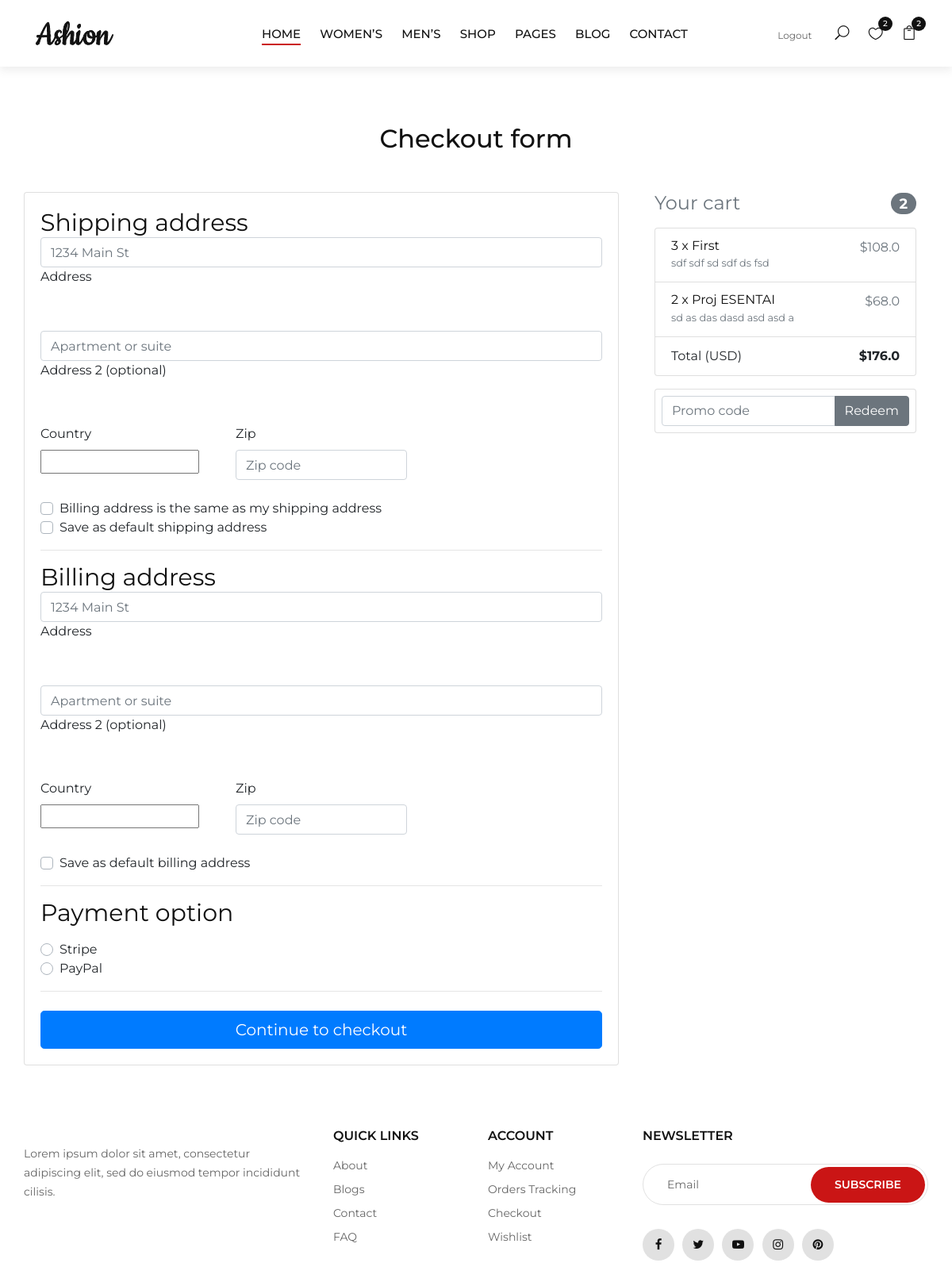
Screenshot of /checkout/ (signed in) with the database file from the repository.
### core/models.py (models this page shows, shortened)
class Order(models.Model):
    user = models.ForeignKey(settings.AUTH_USER_MODEL,
                             on_delete=models.CASCADE)
    ref_code = models.CharField(max_length=20, blank=True, null=True)
    items = models.ManyToManyField(OrderItem)
    start_date = models.DateTimeField(auto_now_add=True)
    ordered_date = models.DateTimeField()
    ordered = models.BooleanField(default=False)
    shipping_address = models.ForeignKey(
        'Address', related_name='shipping_address', on_delete=models.SET_NULL, blank=True, null=True)
    billing_address = models.ForeignKey(
        'Address', related_name='billing_address', on_delete=models.SET_NULL, blank=True, null=True)
    payment = models.ForeignKey(
        'Payment', on_delete=models.SET_NULL, blank=True, null=True)
    coupon = models.ForeignKey(
        'Coupon', on_delete=models.SET_NULL, blank=True, null=True)
    being_delivered = models.BooleanField(default=False)
    received = models.BooleanField(default=False)
    refund_requested = models.BooleanField(default=False)
    refund_granted = models.BooleanField(default=False)
    '''
    1. Item added to cart
    2. Adding a billing address
    (Failed checkout)
    3. Payment
    (Preprocessing, processing, packaging etc.)
    4. Being delivered
    5. Received
    6. Refunds
    '''
    def get_total(self):
        total = 0
        for order_item in self.items.all():
            total += order_item.get_final_price()
        if self.coupon:
            total -= self.coupon.amount
        return total

class OrderItem(models.Model):
    user =  models.ForeignKey(settings.AUTH_USER_MODEL,on_delete=models.CASCADE)
    ordered = models.BooleanField(default = False)
    item = models.ForeignKey(Item, on_delete=models.CASCADE)
    quantity = models.IntegerField(default=1)
    def get_total_item_price(self):
        return self.quantity * self.item.price
    def get_total_discount_item_price(self):
        return self.quantity * self.item.discount_price
    def get_final_price(self):
        if self.item.discount_price:
            return self.get_total_discount_item_price()
        return self.get_total_item_price()

class Item(models.Model):
    title = models.CharField(max_length=1000)
    price = models.FloatField()
    img = models.ImageField(upload_to='db_img/', blank=True)
    discount_price = models.FloatField(blank=True, null=True)
    category = models.CharField(choices=CATEGORY_CHOICES, max_length=2)
    label = models.CharField(choices=LABEL_CHOICES, max_length=1)
    slug = models.SlugField()
    description = models.TextField()

### core/views.py (the view, shortened to what this page needs)
# urls.py: path('checkout/', CheckoutView.as_view(), name = 'checkout'),
class CheckoutView(View):
    def get(self, *args, **kwargs):
        try:
            order = Order.objects.get(user=self.request.user, ordered=False)
            form = CheckoutForm()
            context = {
                'form': form,
                'couponform': CouponForm(),
                'order': order,
                'DISPLAY_COUPON_FORM': True
            }
            shipping_address_qs = Address.objects.filter(
                user=self.request.user,
                address_type='S',
                default=True
            )
            if shipping_address_qs.exists():
                context.update(
                    {'default_shipping_address': shipping_address_qs[0]})
            billing_address_qs = Address.objects.filter(
                user=self.request.user,
                address_type='B',
                default=True
            )
            if billing_address_qs.exists():
                context.update(
                    {'default_billing_address': billing_address_qs[0]})
            return render(self.request, "checkout.html", context)
        except ObjectDoesNotExist:
            messages.info(self.request, "You do not have an active order")
            return redirect("core:checkout")

### core/forms.py
class CheckoutForm(forms.Form):
    shipping_address = forms.CharField(required=False)
    shipping_address2 = forms.CharField(required=False)
    shipping_country = CountryField(blank_label='(select country)').formfield(
        required=False,
        widget=CountrySelectWidget(attrs={
            'class': 'custom-select d-block w-100',
        }))
    shipping_zip = forms.CharField(required=False)
    billing_address = forms.CharField(required=False)
    billing_address2 = forms.CharField(required=False)
    billing_country = CountryField(blank_label='(select country)').formfield(
        required=False,
        widget=CountrySelectWidget(attrs={
            'class': 'custom-select d-block w-100',
        }))
    billing_zip = forms.CharField(required=False)
    same_billing_address = forms.BooleanField(required=False)
    set_default_shipping = forms.BooleanField(required=False)
    use_default_shipping = forms.BooleanField(required=False)
    set_default_billing = forms.BooleanField(required=False)
    use_default_billing = forms.BooleanField(required=False)
    payment_option = forms.ChoiceField(
        widget=forms.RadioSelect, choices=PAYMENT_CHOICES)

class CouponForm(forms.Form):
    code = forms.CharField(widget=forms.TextInput(attrs={
        'class': 'form-control',
        'placeholder': 'Promo code',
        'aria-label': 'Recipient\'s username',
        'aria-describedby': 'basic-addon2'
    }))

### core/templatetags/cart_template_tags.py (called while the page is built)
@register.filter
def cart_item_count(user):
    if user.is_authenticated:
        qs = Order.objects.filter(user=user, ordered=False)
        if qs.exists():
            return qs[0].items.count()
    return 0

### templates/checkout.html (shortened to what this page needs)
{% extends "base.html" %}
{% load crispy_forms_tags %}
{% block content %}
  <main >
    <div class="container wow fadeIn">
      <h2 class="my-5 h2 text-center">Checkout form</h2>
      <div class="row">
        <div class="col-md-8 mb-4">
          <div class="card">
            <form method="POST" class="card-body">
              <h3>Shipping address</h3>
              <div class='hideable_shipping_form'>
                <div class="md-form mb-5">
                  <input type='text' placeholder='1234 Main St' id='shipping_address' name='shipping_address' class='form-control' />
                  <label for="shipping_address" class="">Address</label>
                </div>
                <div class="md-form mb-5">
                  <input type='text' placeholder='Apartment or suite' id='shipping_address2' name='shipping_address2' class='form-control' />
                  <label for="shipping_address2" class="">Address 2 (optional)</label>
                </div>
                <div class="row">
                  <div class="col-lg-4 col-md-12 mb-4">
                    <label for="country">Country</label>
                    {{ form.shipping_country }}
                  </div>
                  <div class="col-lg-4 col-md-6 mb-4">
                    <label for="shipping_zip">Zip</label>
                    <input type='text' placeholder='Zip code' id='shipping_zip' name='shipping_zip' class='form-control' />
                  </div>
                </div>
                <div class="custom-control custom-checkbox">
                  <label class="custom-control-label" for="same_billing_address">Billing address is the same as my shipping address</label>
                </div>
                <div class="custom-control custom-checkbox">
                  <label class="custom-control-label" for="set_default_shipping">Save as default shipping address</label>
                </div>
              </div>
              <hr>
              <h3>Billing address</h3>
              <div class='hideable_billing_form'>
                <div class="md-form mb-5">
                  <input type='text' placeholder='1234 Main St' id='billing_address' name='billing_address' class='form-control' />
                  <label for="billing_address" class="">Address</label>
                </div>
                <div class="md-form mb-5">
                  <input type='text' placeholder='Apartment or suite' id='billing_address2' name='billing_address2' class='form-control' />
                  <label for="billing_address2" class="">Address 2 (optional)</label>
                </div>
                <div class="row">
                  <div class="col-lg-4 col-md-12 mb-4">
                    <label for="country">Country</label>
                    {{ form.billing_country }}
                  </div>
                  <div class="col-lg-4 col-md-6 mb-4">
                    <label for="billing_zip">Zip</label>
                    <input type='text' placeholder='Zip code' id='billing_zip' name='billing_zip' class='form-control' />
                  </div>
                </div>
                <div class="custom-control custom-checkbox">
                  <label class="custom-control-label" for="set_default_billing">Save as default billing address</label>
                </div>
              </div>
              <hr>
              <h3>Payment option</h3>
              <div class="d-block my-3">
                {% for value, name in form.fields.payment_option.choices %}
                <div class="custom-control custom-radio">
                  <label class="custom-control-label" for="{{ name }}">{{ name }}</label>
                </div>
                {% endfor %}
              </div>
              <hr class="mb-4">
              <button class="btn btn-primary btn-lg btn-block" type="submit">Continue to checkout</button>
            </form>
          </div>
        </div>
        <div class="col-md-4 mb-4">
          {% include "order_snippet.html" %}
        </div>
      </div>
    </div>
  </main>
{% endblock content %}

### templates/navbar.html (shortened to what this page needs)
{% load cart_template_tags %}
{%  load static %}
<header class="header">
        <div class="container-fluid">
            <div class="row">
                <div class="col-xl-3 col-lg-2">
                    <div class="header__logo">
                        <a href="./index.html"><img src="{% static 'img/logo.png' %}" alt=""></a>
                    </div>
                </div>
                <div class="col-xl-6 col-lg-7">
                    <nav class="header__menu">
                        <ul>
                            <li class="active"><a href="/">Home</a></li>
                            <li><a href="#">Women’s</a></li>
                            <li><a href="#">Men’s</a></li>
                            <li><a href="./shop.html">Shop</a></li>
                            <li><a href="#">Pages</a>
                            </li>
                            <li><a href="./blog.html">Blog</a></li>
                            <li><a href="./contact.html">Contact</a></li>
                        </ul>
                    </nav>
                </div>
                <div class="col-lg-3">
                    <div class="header__right">
                        {% if request.user.is_authenticated %}
                        <div class="header__right__auth">
                            <a href="{% url 'account_logout' %}">Logout</a>
                        </div>
                        <ul class="header__right__widget">
                            <li><span class="icon_search search-switch"></span></li>
                            <li><a href="#"><span class="icon_heart_alt"></span>
                                <div class="tip">2</div>
                            </a></li>
                            <li><a href="{% url 'core:order-summary' %}"><span class="icon_bag_alt"></span>
                                <div class="tip">{{ request.user|cart_item_count }} </div>
                            </a></li>
                        </ul>
                        {% else %}
                        <div class="header__right__auth">
                            <a href="{% url 'account_login' %}">Login</a>
                            <a href="{% url 'account_signup' %}">Register</a>
                        </div>
                        {% endif %}
                    </div>
                </div>
            </div>
        </div>
    </header>

### templates/order_snippet.html (shortened to what this page needs)
<div class="col-md-12 mb-4">
    <h4 class="d-flex justify-content-between align-items-center mb-3">
    <span class="text-muted">Your cart</span>
    <span class="badge badge-secondary badge-pill">{{ order.items.count }}</span>
    </h4>
    <ul class="list-group mb-3 z-depth-1">
    {% for order_item in order.items.all %}
    <li class="list-group-item d-flex justify-content-between lh-condensed">
        <div>
        <h6 class="my-0">{{ order_item.quantity }} x {{ order_item.item.title}}</h6>
        <small class="text-muted">{{ order_item.item.description}}</small>
        </div>
        <span class="text-muted">${{ order_item.get_final_price }}</span>
    </li>
    {% endfor %}
    <li class="list-group-item d-flex justify-content-between">
        <span>Total (USD)</span>
        <strong>${{ order.get_total }}</strong>
    </li>
    </ul>
    {% if DISPLAY_COUPON_FORM %}
    <form class="card p-2" action="{% url 'core:add-coupon' %}" method="POST">
        <div class="input-group">
            {{ couponform.code }}
            <div class="input-group-append">
            <button class="btn btn-secondary btn-md waves-effect m-0" type="submit">Redeem</button>
            </div>
        </div>
    </form>
    {% endif %}
</div>

### static_in_env/css/style.css (style rules this page uses)
html, body { height: 100%; font-family: "Montserrat", sans-serif; -webkit-font-smoothing: antialiased; }
h1, h2, h3, h4, h5, h6 { margin: 0; color: #111111; font-weight: 400; font-family: "Montserrat", sans-serif; }
h2 { font-size: 36px; }
h3 { font-size: 30px; }
h4 { font-size: 24px; }
h6 { font-size: 16px; }
img { max-width: 100%; }
ul, ol { padding: 0; margin: 0; }
.header { background: #ffffff; -webkit-box-shadow: 0px 5px 10px rgba(91, 91, 91, 0.1); box-shadow: 0px 5px 10px rgba(91, 91, 91, 0.1); }
.header__logo { padding: 26px 0; }
.header__logo a { display: inline-block; }
.header__menu { padding: 30px 0 27px; }
.header__menu ul li { list-style: none; display: inline-block; margin-right: 40px; position: relative; }
.header__menu ul li.active a:after { -webkit-transform: scale(1); -ms-transform: scale(1); transform: scale(1); }
.header__menu ul li:last-child { margin-right: 0; }
.header__menu ul li a { font-size: 15px; text-transform: uppercase; color: #111111; font-weight: 500; display: block; padding: 2px 0; position: relative; }
.header__menu ul li a:after { position: absolute; left: 0; bottom: 0; width: 100%; height: 2px; background: #ca1515; content: ""; -webkit-transition: all, 0.5s; -o-transition: all, 0.5s; transition: all, 0.5s; -webkit-transform: scale(0); -ms-transform: scale(0); transform: scale(0); }
.header__right { text-align: right; padding: 30px 0 27px; }
.header__right__auth { display: inline-block; margin-right: 25px; }
.header__right__auth a { font-size: 12px; color: #666666; position: relative; margin-right: 8px; }
.header__right__auth a:last-child { margin-right: 0; }
.header__right__auth a:last-child:after { display: none; }
.header__right__auth a:after { position: absolute; right: -8px; top: -2px; content: "/"; font-size: 13px; }
.header__right__widget { display: inline-block; }
.header__right__widget li { list-style: none; display: inline-block; font-size: 18px; color: #111111; margin-right: 20px; cursor: pointer; }
.header__right__widget li:last-child { margin-right: 0; }
.header__right__widget li a { font-size: 18px; color: #111111; position: relative; }
.header__right__widget li a .tip { position: absolute; right: -12px; top: -11px; height: 18px; width: 18px; background: #111111; font-size: 10px; font-weight: 500; color: #ffffff; line-height: 18px; text-align: center; border-radius: 50%; }
@media only screen and (min-width: 1200px) and (max-width: 1599px) { .header__menu ul li { margin-right: 20px; } }
@media only screen and (min-width: 1200px) and (max-width: 1599px) { .header { padding: 0 30px; } }
@media only screen and (min-width: 1200px) { .container { max-width: 1170px; } }

### rows the page displays
Order: items.count "2", get_total "176.0"
OrderItem: quantity "3", item "First", item.description "sdf sdf sd sdf ds fsd", get_final_price "108.0"
OrderItem: quantity "2", item "Proj ESENTAI", item.description "sd as das dasd asd asd a", get_final_price "68.0"

### other values shown
{{ request.user|cart_item_count }} "2"
{{ name }} "Stripe" "PayPal"
